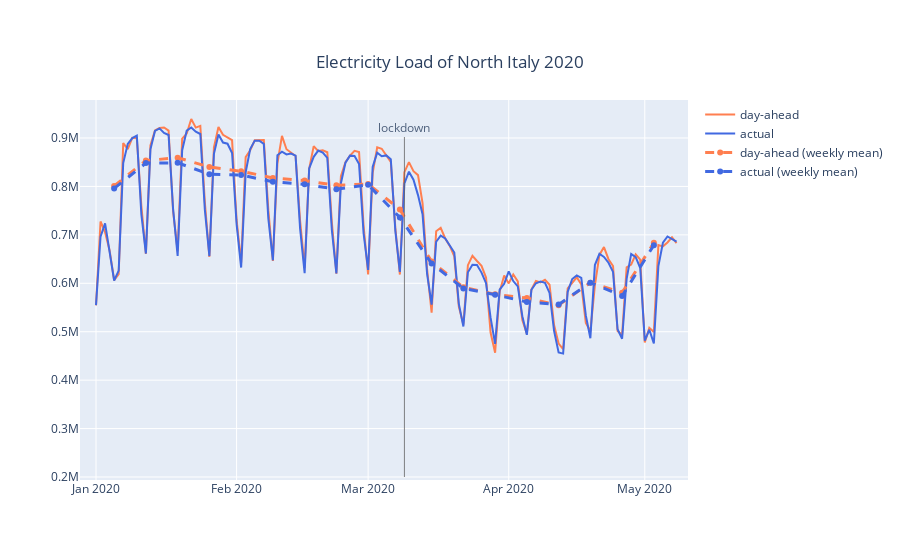
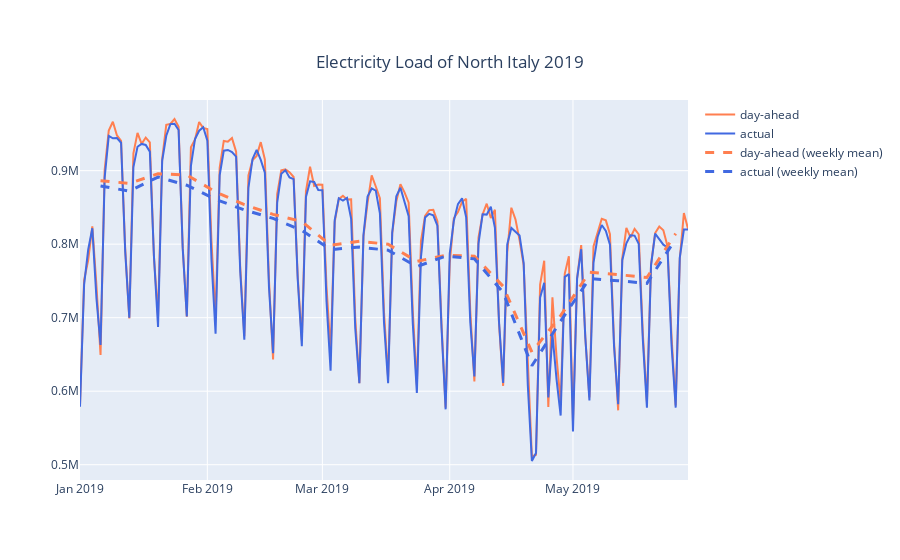

The notebook cell these images were saved under, in order:
### Code cell
timeline(it_2020_load, title="Electricity Load of North Italy 2020")
df19 = it_2019_load.loc['2019-01-01':'2019-05-30']
timeline(df19, title="Electricity Load of North Italy 2019", with_annotation= False)

### Figure 1 — Plotly figure (JSON) as saved in the notebook; plotly's stock layout.template omitted (floating-point values rounded to 4 significant figures; data arrays with more than 128 entries replaced by an {"elided": "..."} marker saying what was removed)
{"data": [{"line": {"color": "coral", "width": 2}, "name": "day-ahead", "type": "scatter", "x": {"elided": "129 str values"}, "y": {"elided": "129 int values"}}, {"line": {"color": "royalblue", "width": 2}, "name": "actual", "type": "scatter", "x": {"elided": "129 str values"}, "y": {"elided": "129 int values"}}, {"line": {"color": "coral", "dash": "dash", "width": 3}, "name": "day-ahead (weekly mean)", "type": "scatter", "x": ["2020-01-05T00:00:00", "2020-01-12T00:00:00", "2020-01-19T00:00:00", "2020-01-26T00:00:00", "2020-02-02T00:00:00", "2020-02-09T00:00:00", "2020-02-16T00:00:00", "2020-02-23T00:00:00", "2020-03-01T00:00:00", "2020-03-08T00:00:00", "2020-03-15T00:00:00", "2020-03-22T00:00:00", "2020-03-29T00:00:00", "2020-04-05T00:00:00", "2020-04-12T00:00:00", "2020-04-19T00:00:00", "2020-04-26T00:00:00", "2020-05-03T00:00:00"], "y": [800800.0, 853400.0, 859400.0, 840100.0, 831333, 817600.0, 812000.0, 802345, 805011, 752619, 644900.0, 591800.0, 577200.0, 569600.0, 554700.0, 601400.0, 580700.0, 683498]}, {"line": {"color": "royalblue", "dash": "dash", "width": 3}, "name": "actual (weekly mean)", "type": "scatter", "x": ["2020-01-05T00:00:00", "2020-01-12T00:00:00", "2020-01-19T00:00:00", "2020-01-26T00:00:00", "2020-02-02T00:00:00", "2020-02-09T00:00:00", "2020-02-16T00:00:00", "2020-02-23T00:00:00", "2020-03-01T00:00:00", "2020-03-08T00:00:00", "2020-03-15T00:00:00", "2020-03-22T00:00:00", "2020-03-29T00:00:00", "2020-04-05T00:00:00", "2020-04-12T00:00:00", "2020-04-19T00:00:00", "2020-04-26T00:00:00", "2020-05-03T00:00:00"], "y": [795900.0, 848200.0, 848700.0, 825300.0, 823500.0, 809600.0, 804500.0, 794100.0, 803500.0, 735800.0, 640900.0, 589300.0, 576300.0, 561400.0, 556200.0, 601400.0, 573900.0, 678800.0]}], "layout": {"annotations": [{"arrowcolor": "#636363", "ax": 0, "ay": -350, "opacity": 0.8, "text": "lockdown", "x": "2020-03-09T00:00:00", "y": 200000}], "autosize": true, "title": {"text": "Electricity Load of North Italy 2020", "x": 0.5, "xanchor": "center", "y": 0.9, "yanchor": "top"}, "xaxis": {"autorange": true, "range": ["2019-12-28 10:21:53.26", "2020-05-10 13:38:06.74"], "type": "date"}, "yaxis": {"autorange": true, "range": [191300.0, 978600.0], "type": "linear"}}}

### Figure 2 — Plotly figure (JSON) as saved in the notebook; plotly's stock layout.template omitted (floating-point values rounded to 4 significant figures; data arrays with more than 128 entries replaced by an {"elided": "..."} marker saying what was removed)
{"data": [{"line": {"color": "coral", "width": 2}, "name": "day-ahead", "type": "scatter", "x": {"elided": "149 str values"}, "y": {"elided": "149 int values"}}, {"line": {"color": "royalblue", "width": 2}, "name": "actual", "type": "scatter", "x": {"elided": "149 str values"}, "y": {"elided": "149 int values"}}, {"line": {"color": "coral", "dash": "dash", "width": 3}, "name": "day-ahead (weekly mean)", "type": "scatter", "x": ["2019-01-06T00:00:00", "2019-01-13T00:00:00", "2019-01-20T00:00:00", "2019-01-27T00:00:00", "2019-02-03T00:00:00", "2019-02-10T00:00:00", "2019-02-17T00:00:00", "2019-02-24T00:00:00", "2019-03-03T00:00:00", "2019-03-10T00:00:00", "2019-03-17T00:00:00", "2019-03-24T00:00:00", "2019-03-31T00:00:00", "2019-04-07T00:00:00", "2019-04-14T00:00:00", "2019-04-21T00:00:00", "2019-04-28T00:00:00", "2019-05-05T00:00:00", "2019-05-12T00:00:00", "2019-05-19T00:00:00", "2019-05-26T00:00:00"], "y": [886176, 882800.0, 895700.0, 894100.0, 871100.0, 853800.0, 840600.0, 830800.0, 798600.0, 804000.0, 799800.0, 776600.0, 784953, 783700.0, 742600.0, 653227, 702800.0, 761900.0, 758600.0, 754600.0, 814400.0]}, {"line": {"color": "royalblue", "dash": "dash", "width": 3}, "name": "actual (weekly mean)", "type": "scatter", "x": ["2019-01-06T00:00:00", "2019-01-13T00:00:00", "2019-01-20T00:00:00", "2019-01-27T00:00:00", "2019-02-03T00:00:00", "2019-02-10T00:00:00", "2019-02-17T00:00:00", "2019-02-24T00:00:00", "2019-03-03T00:00:00", "2019-03-10T00:00:00", "2019-03-17T00:00:00", "2019-03-24T00:00:00", "2019-03-31T00:00:00", "2019-04-07T00:00:00", "2019-04-14T00:00:00", "2019-04-21T00:00:00", "2019-04-28T00:00:00", "2019-05-05T00:00:00", "2019-05-12T00:00:00", "2019-05-19T00:00:00", "2019-05-26T00:00:00"], "y": [879200.0, 872206, 891335, 880200.0, 861000.0, 846600.0, 835100.0, 818800.0, 792600.0, 796000.0, 791700.0, 769400.0, 783800.0, 780000.0, 734200.0, 634600.0, 695300.0, 753100.0, 750300.0, 746700.0, 807200.0]}], "layout": {"autosize": true, "title": {"text": "Electricity Load of North Italy 2019", "x": 0.5, "xanchor": "center", "y": 0.9, "yanchor": "top"}, "xaxis": {"autorange": true, "range": ["2019-01-01", "2019-05-29"], "type": "date"}, "yaxis": {"autorange": true, "range": [479200.0, 996100.0], "type": "linear"}}}
